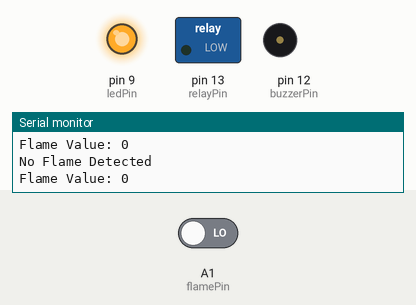
The sketch below on a simulated Arduino Uno, built with avr-gcc and run on an emulated ATmega328P. Parts: switched loads named in the sketch (green lamp = pin HIGH), output pins drawn as LEDs (lit = HIGH), buzzer (waves = sounding, pin HIGH), the last lines printed to the serial monitor. Inputs (shaded band) come from the test bench; at power-on: A1 (flamePin) LOW.

Above: at 1.8 s.
1.9 s: A1 (flamePin) driven HIGH
At 2.9 s:
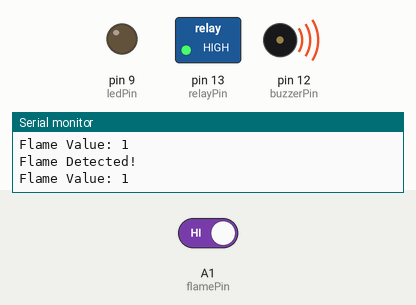
3.5 s: A1 (flamePin) driven LOW
At 4.1 s:
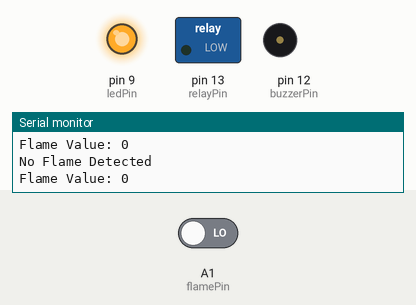
Timing chart, 0 to 6.5 s (numbered marks = the images above; inputs shaded):
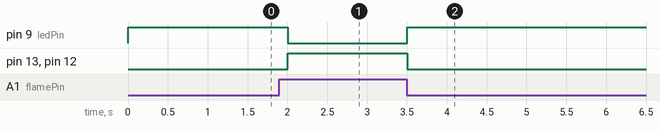

The sketch:

Autometic_Fire_Extinguisher.ino
```cpp
const int flamePin = A1;
const int buzzerPin = 12;
const int relayPin = 13;
const int ledPin = 9;

int flameValue = 0;

void setup() {
    pinMode(flamePin, INPUT);
    pinMode(buzzerPin, OUTPUT);
    pinMode(relayPin, OUTPUT);
    pinMode(ledPin, OUTPUT);
    Serial.begin(9600);
}

void loop() {
    flameValue = digitalRead(flamePin);

    if (flameValue == HIGH) {
        Serial.println("Flame Detected!");
        Serial.print("Flame Value: ");
        Serial.println(flameValue);

        digitalWrite(buzzerPin, HIGH);
        digitalWrite(relayPin, HIGH);
        digitalWrite(ledPin, LOW);
    }
    else {
        Serial.println("No Flame Detected");
        Serial.print("Flame Value: ");
        Serial.println(flameValue);

        digitalWrite(buzzerPin, LOW);
        digitalWrite(relayPin, LOW);
        digitalWrite(ledPin, HIGH);
    }

    delay(500);
}
```

Measured:
- after the input at 1.9 s, pin 9 (ledPin): HIGH → LOW after 0.10 s; pin 13 (relayPin), pin 12 (buzzerPin): LOW → HIGH after 0.10 s
- after the input at 3.5 s, pin 9 (ledPin): LOW → HIGH at once; pin 13 (relayPin), pin 12 (buzzerPin): HIGH → LOW at once
